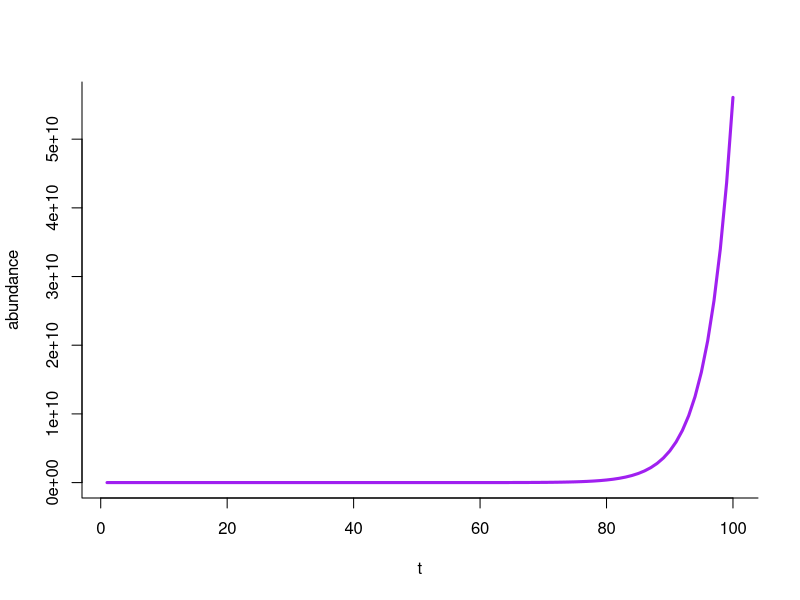

This chart was generated by the following R code:
install.packages('deSolve')
library(deSolve)
exp.growth <- function(t, y, p) {
  N <- y[1]
  with(as.list(p), {
    dN.dt <- r * N
    return(list(dN.dt))
  })
}
t<-1:100
p<-c('r'=0.25)
y<-c('N'=1)

sim<-ode(y=y,times=t,func=exp.growth,parms=p,method='lsoda')
sim.frame<-as.data.frame(sim)

names(sim.frame)
names(sim.frame)<-c('t','abundance')
sim.frame$t
sim.frame$abundance

plot(abundance~t,data=sim.frame,type='l',lwd=3,col='purple',bty='l')
